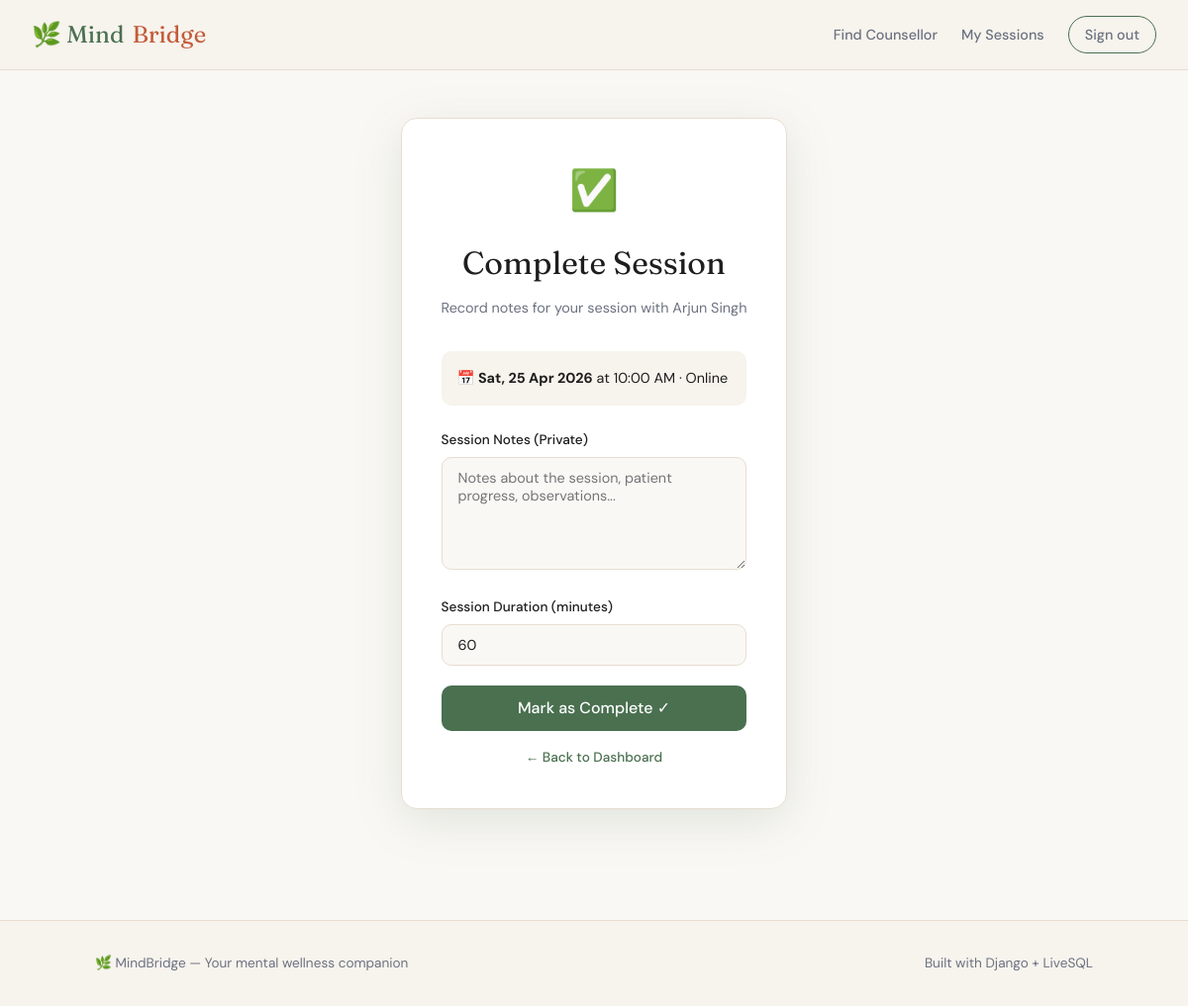
Screenshot of /appointment/1/complete/ (signed in) with the database file from the repository.
### core/models.py (models this page shows, shortened)
class Appointment(models.Model):
    STATUS_CHOICES = [('booked','Booked'),('cancelled','Cancelled'),('completed','Completed')]
    MODE_CHOICES = [('online','Online'),('offline','Offline')]
    appointment_id = models.AutoField(primary_key=True)
    user = models.ForeignKey(User, on_delete=models.CASCADE, related_name='appointments')
    counsellor = models.ForeignKey(Counsellor, on_delete=models.CASCADE, related_name='appointments')
    app_date = models.DateField()
    app_time = models.TimeField()
    status = models.CharField(max_length=20, choices=STATUS_CHOICES, default='booked')
    booking_timestamp = models.DateTimeField(auto_now_add=True)
    mode = models.CharField(max_length=10, choices=MODE_CHOICES, default='online')
    class Meta:
        db_table = 'appointment'

class User(AbstractUser):
    GENDER_CHOICES = [('M', 'Male'), ('F', 'Female'), ('O', 'Other')]
    phone = models.CharField(max_length=20, blank=True)
    gender = models.CharField(max_length=1, choices=GENDER_CHOICES, blank=True)
    dob = models.DateField(null=True, blank=True)
    address = models.TextField(blank=True)
    registration_date = models.DateTimeField(auto_now_add=True)
    role = models.CharField(max_length=20, choices=[('user','User'),('counsellor','Counsellor'),('admin','Admin')], default='user')
    class Meta:
        db_table = 'user'

### core/views.py (the view, shortened to what this page needs)
# urls.py: path('appointment/<int:apt_id>/complete/', views.complete_appointment, name='complete_appointment'),
@login_required
def complete_appointment(request, apt_id):
    if not hasattr(request.user, 'counsellor_profile'):
        return redirect('dashboard')
    counsellor = request.user.counsellor_profile
    apt = get_object_or_404(Appointment, appointment_id=apt_id, counsellor=counsellor)
    return render(request, 'complete_session.html', {'apt': apt})

### templates/complete_session.html (shortened to what this page needs)
{% extends 'base.html' %}
{% block content %}
<div style="min-height:80vh;display:flex;align-items:center;justify-content:center;padding:3rem 2rem;">
  <div class="form-container fade-up" style="max-width:560px;">
    <div style="text-align:center;margin-bottom:1rem;font-size:2.5rem;">✅</div>
    <h2>Complete Session</h2>
    <p class="sub">Record notes for your session with {{ apt.user.get_full_name|default:apt.user.username }}</p>
    <div style="background:var(--cream);border-radius:10px;padding:1rem;margin-bottom:1.5rem;font-size:0.9rem;">
      <strong>📅 {{ apt.app_date|date:"D, d M Y" }}</strong> at {{ apt.app_time|time:"g:i A" }} · {{ apt.get_mode_display }}
    </div>
    <form method="post">
      <div class="form-group">
        <label>Session Notes (Private)</label>
        <textarea name="session_notes" rows="5" placeholder="Notes about the session, patient progress, observations..."></textarea>
      </div>
      <div class="form-group">
        <label>Session Duration (minutes)</label>
        <input type="number" name="duration" value="60" min="15" max="180">
      </div>
      <button type="submit" class="btn btn-primary btn-full">Mark as Complete ✓</button>
    </form>
    <div class="form-footer" style="margin-top:1rem;">
      <a href="/counsellor/dashboard/">← Back to Dashboard</a>
    </div>
  </div>
</div>
{% endblock %}

### static/css/style.css (style rules this page uses)
:root { --sage: #7a9e7e; --sage-light: #b5ceb8; --sage-dark: #4a7050; --cream: #f7f3ed; --warm-white: #faf8f5; --charcoal: #1e1e1e; --muted: #6b7280; --sand: #e8ddd0; --rust: #c25c3a; --sky: #7db4c8; --radius: 16px; --shadow: 0 4px 24px rgba(74,112,80,0.1); --shadow-lg: 0 12px 48px rgba(74,112,80,0.15); }
* { margin: 0; padding: 0; box-sizing: border-box; }
body { font-family: 'DM Sans', sans-serif; background: var(--warm-white); color: var(--charcoal); line-height: 1.6; }
h1,h2,h3,h4 { font-family: 'Fraunces', serif; font-weight: 400; }
.btn { display: inline-flex; align-items: center; gap: 0.4rem; padding: 0.6rem 1.4rem; border-radius: 50px; font-family: 'DM Sans', sans-serif; font-size: 0.9rem; font-weight: 500; cursor: pointer; border: none; text-decoration: none; transition: all 0.2s; }
.btn-primary { background: var(--sage-dark); color: white; }
.form-container { max-width: 560px; margin: 0 auto; background: white; border-radius: var(--radius); padding: 2.5rem; box-shadow: var(--shadow-lg); border: 1px solid var(--sand); }
.form-container h2 { text-align: center; font-size: 2rem; margin-bottom: 0.5rem; }
.form-container .sub { text-align: center; color: var(--muted); font-size: 0.9rem; margin-bottom: 2rem; }
.form-group { margin-bottom: 1.2rem; }
.form-group label { display: block; font-size: 0.85rem; font-weight: 500; color: var(--charcoal); margin-bottom: 0.4rem; }
.form-group input, .form-group select, .form-group textarea { width: 100%; padding: 0.7rem 1rem; border: 1.5px solid var(--sand); border-radius: 10px; font-family: 'DM Sans', sans-serif; font-size: 0.9rem; color: var(--charcoal); background: var(--warm-white); transition: border-color 0.2s; outline: none; }
.form-footer { text-align: center; margin-top: 1rem; color: var(--muted); font-size: 0.85rem; }
.form-footer a { color: var(--sage-dark); text-decoration: none; font-weight: 500; }
.btn-full { width: 100%; justify-content: center; border-radius: 10px; padding: 0.8rem; font-size: 1rem; }
.fade-up { animation: fadeUp 0.6s ease forwards; }

### rows the page displays
Appointment: user.get_full_name "Arjun Singh", app_date "Sat, 25 Apr 2026", app_time "10:00 AM", mode "Online"
